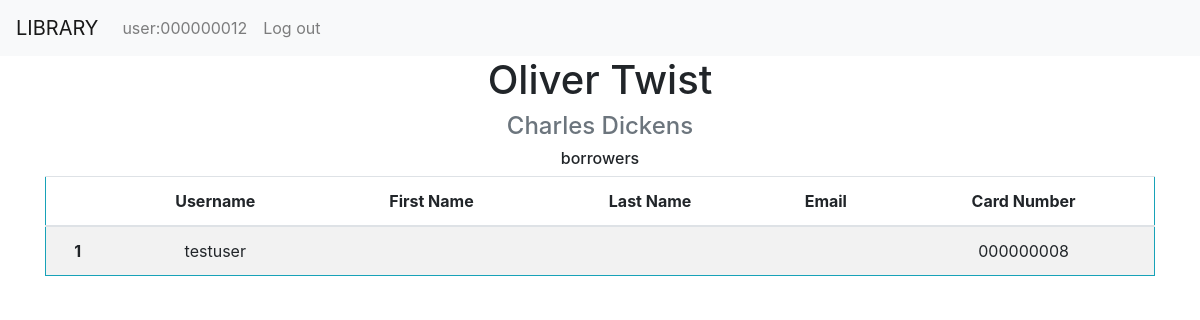
Screenshot of /book/borrowers/20/ (signed in) with the database file from the repository.
### bookshelf/models.py (models this page shows, shortened)
class Profile(models.Model):
    user = models.OneToOneField(User, on_delete=models.CASCADE)
    card_number = models.CharField(max_length=13, default='000000000')

class Book(models.Model):
    title = models.CharField(max_length=100)
    author = models.ForeignKey(Author, on_delete=models.CASCADE, null=True)
    cover = models.CharField(max_length=200, default='static/bookshelf/standard_cover.png')
    ISBN = models.CharField(max_length=13, default='0000000000000')
    TYPE_CHOICES = [
        ('paperback', 'Paperback'),
        ('electronic', 'Electronic')
    ]
    type = models.CharField(max_length=11,
                            choices=TYPE_CHOICES,
                            default='paperback')
    STATUS_CHOICES = [
        ('A', 'Available'),
        ('N', 'Not available'),
    ]
    status = models.CharField(
        max_length=1,
        choices=STATUS_CHOICES,
        default='A',
    )
    def __str__(self):
        return ("%s %s. %s" % (self.title, self.author.first_name[:1], self.author.last_name))

class Author(models.Model):
    first_name = models.CharField(max_length=50)
    last_name = models.CharField(max_length=50)

### bookshelf/views.py (the view)
# urls.py: path('book/borrowers/<int:pk>/', BookBorrowersDetailView.as_view(), name='borrowers_detail'),
class BookBorrowersDetailView(DetailView):
    model = Book
    template_name = 'bookshelf/borrowers_detail.html'

### templates/bookshelf/borrowers_detail.html (shortened to what this page needs)
{% extends 'bookshelf/base.html' %}
{% block content %}
    <div class="container">
        <div class="row">
            <div class="col text-center">
                <h1>{{ book.title|title }} </h1>
            <h4 class="text-muted">{{ book.author.first_name }} {{ book.author.last_name }}</h4>
                <h6>borrowers</h6>
                <div class="table-responsive">
                    <table class="table table-striped border border-info">
                        <thead>
                        <tr>
                            <th scope="col"></th>
                            <th scope="col">Username</th>
                            <th scope="col">First Name</th>
                            <th scope="col">Last Name</th>
                            <th scope="col">Email</th>
                            <th scope="col">Card Number</th>
                        </tr>
                        </thead>
                        <tbody>
                        {% for i in book.paperbook.borrower.all %}
                            <tr>
                                <th scope="row">{{ forloop.counter }}</th>
                                <td>{{ i.username }}</td>
                                <td>{{ i.first_name }}</td>
                                <td>{{ i.last_name }}</td>
                                <td>{{ i.email }}</td>
                                <td>{{ i.profile.card_number }}</td>
                            </tr>
                        {% endfor %}
                        </tbody>
                </div>
            </div>
        </div>
{% endblock %}

### templates/bookshelf/base.html (shortened to what this page needs)
<!DOCTYPE html>
<html lang="en">
<head>
    {% load filters %}
    {% load static %}
    <link rel="stylesheet" href="https://stackpath.bootstrapcdn.com/bootstrap/4.4.1/css/bootstrap.min.css"
>
    <link rel="stylesheet" href="https://cdnjs.cloudflare.com/ajax/libs/animate.css/3.7.2/animate.min.css">
</head>
<body>
<nav class="navbar navbar-expand-lg navbar-light bg-light sticky-top">
    <a class="navbar-brand" href="{% url 'index' %}">LIBRARY</a>
    <div class="collapse navbar-collapse" id="navbarSupportedContent">
        <ul class="navbar-nav mr-auto">
            {% if user.is_authenticated %}
                <li class="nav-item">
                    <a class="nav-link" href="#" title="Username and card number">
                        {{ user.username }}:{{ user.profile.card_number }}
                    </a>
                </li>
                <li class="nav-item">
                    <a class="nav-link" href="{% url "logout" %}">
                        Log out
                    </a>
                </li>
            {% endif %}
            <li class="nav-item active">
                <a href="" class="nav-link" style="cursor:default">
                </a>
            </li>
        </ul>
    </div>
</nav>
{% block content %}
{% endblock %}
</body>
</html>

### templates/bookshelf/base.html (style rules this page uses)
a, a:hover, a:focus, a:active { text-decoration: none; color: inherit; }

### rows the page displays
Book: title "Oliver Twist", author.first_name "Charles", author.last_name "Dickens"

### other values shown
{{ user.username }} "user"
{{ user.profile.card_number }} "000000012"
{{ i.username }} "testuser"
{{ i.profile.card_number }} "000000008"
